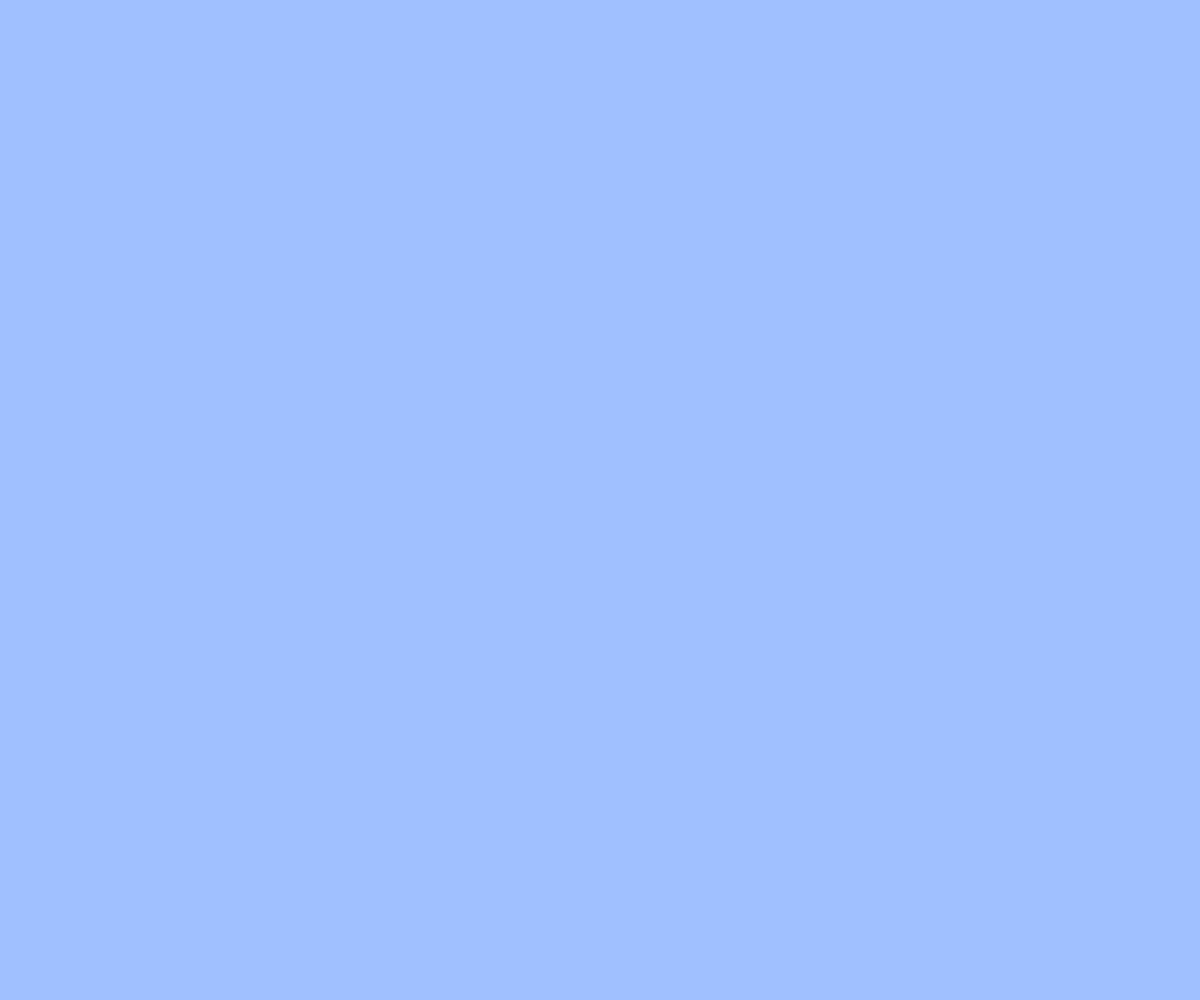
Frame 1 (no input)
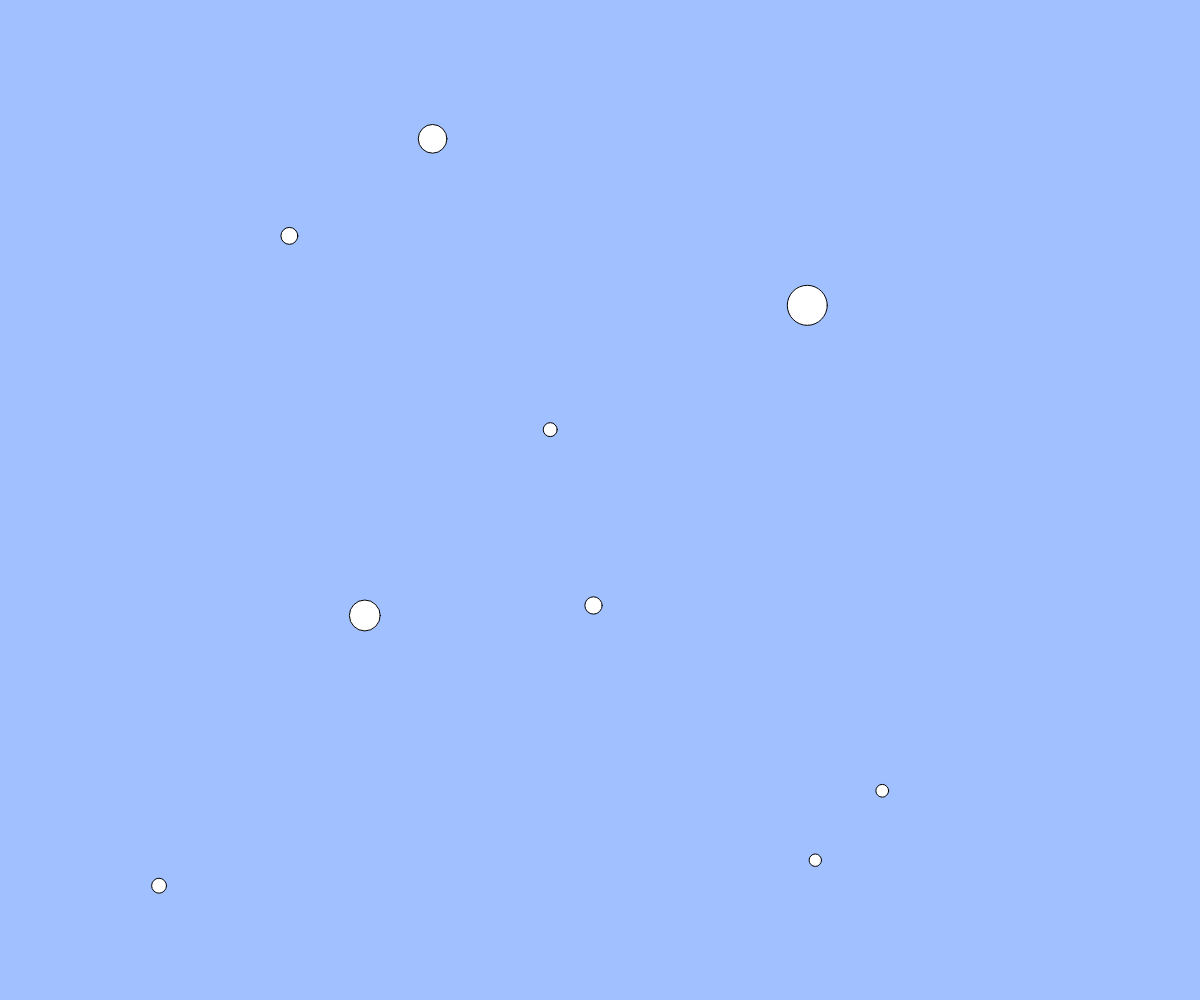
Frame 60 (no input)
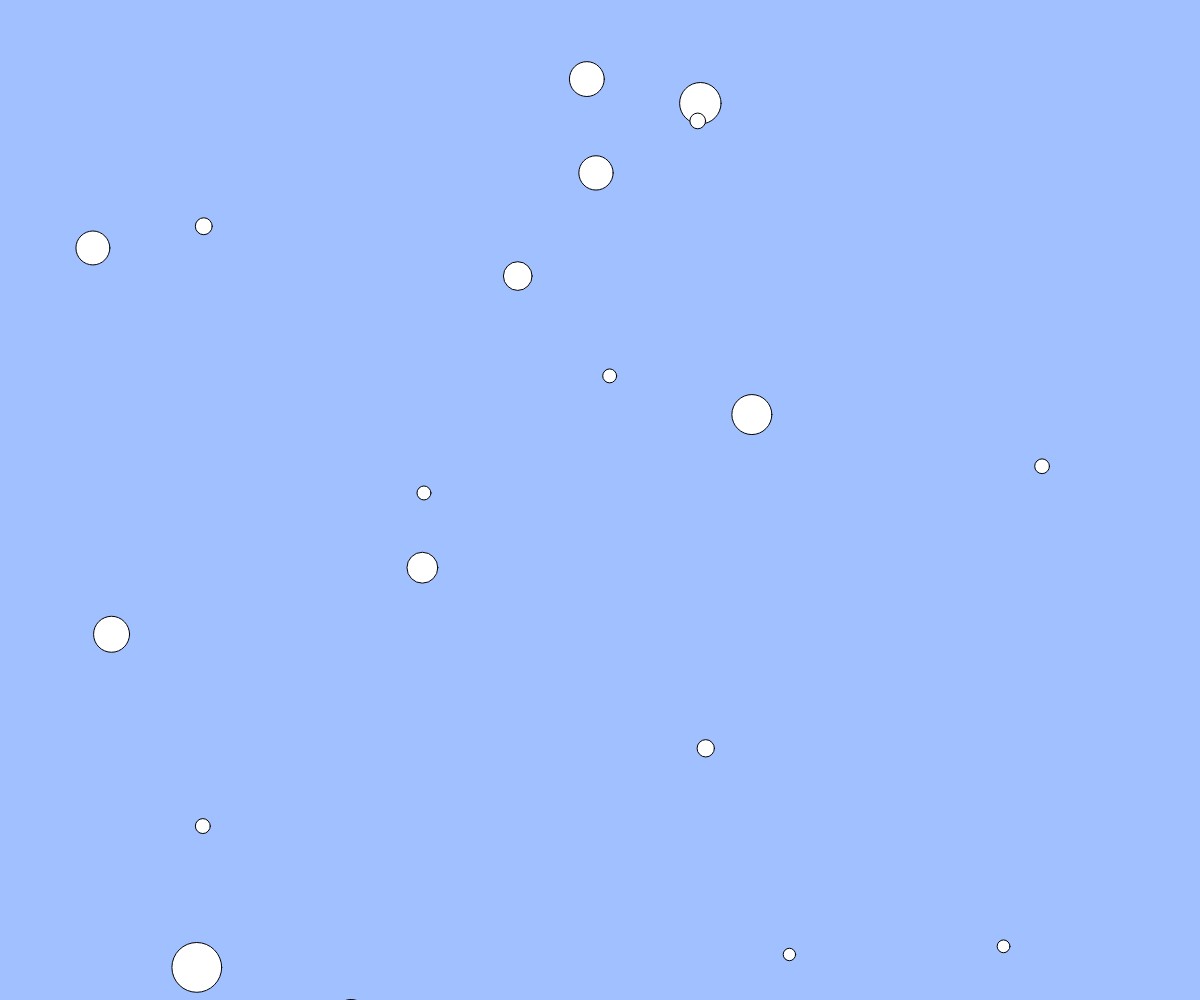
Frame 120 (the mouse pressed at the canvas centre since frame 60)

The p5.js sketch that drew these frames (run headless with seeded random() and noise() and a simulated clock; from frame 60 on, the mouse is pressed at the canvas centre):

// p5.js sketch
// ── sketch.js
//　テキスト「オブジェクト」
// 練習問題：ボールのサイズをランダムに変更してみよう
// 練習問題：何も操作しなくてもボールが湧いてくる機能を追加しよう

let balls;
let lastBallTime = 0; // 最後にボールを生成した時間を記録

function setup() {
  createCanvas(windowWidth, windowHeight);
  balls = [];
}

function draw() {
  background(160, 192, 255);

  // 一定時間ごとにボールを生成
  if (millis() - lastBallTime > 100) { //100ミリ秒ごとにボール生成
    const b = {
      x: random(width),         // ランダムな位置
      y: random(height),        // ランダムな位置
      size: random(10, 50),     // ランダムなサイズ
      vx: random(-3, 3),        // ランダムなx方向速度
      vy: random(-3, 3),        // ランダムなy方向速度
    };
    balls.push(b);//ボールに配列を追加する
    lastBallTime = millis();    // 時間を更新
  }

  // ボールを描画し移動させる
  for (let i = balls.length - 1; i >= 0; i--) {
    let b = balls[i];
    ellipse(b.x, b.y, b.size);  // 位置、大きさを使って円を描く
    b.x += b.vx;
    b.y += b.vy;  // 速度と方向を変える
  }
}

// マウスを動かして新しいボールを作る
function mouseDragged() {
  const dx = mouseX - pmouseX;  // 今のマウスの位置 - 直前のマウスの位置
  const dy = mouseY - pmouseY;  // 今のマウスの位置 - 直前のマウスの位置
  if (mag(dx, dy) > 5) {  // mag(x,y) はベクトル(x,y)の長さ
    const b = {
      x: mouseX,
      y: mouseY,
      size: random(10, 50),  // ランダムなサイズ
      vx: dx,
      vy: dy,
    };
    balls.push(b);
  }
}

function windowResized() {
  resizeCanvas(windowWidth, windowHeight);
}
